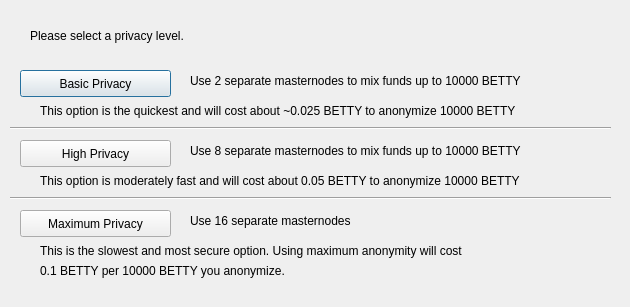
<?xml version="1.0" encoding="UTF-8"?>
<ui version="4.0">
 <class>ObfuscationConfig</class>
 <widget class="QDialog" name="ObfuscationConfig">
  <property name="geometry">
   <rect>
    <x>0</x>
    <y>0</y>
    <width>630</width>
    <height>307</height>
   </rect>
  </property>
  <property name="windowTitle">
   <string>Configure Obfuscation</string>
  </property>
  <widget class="QPushButton" name="buttonBasic">
   <property name="geometry">
    <rect>
     <x>20</x>
     <y>70</y>
     <width>151</width>
     <height>27</height>
    </rect>
   </property>
   <property name="text">
    <string>Basic Privacy</string>
   </property>
  </widget>
  <widget class="QPushButton" name="buttonHigh">
   <property name="geometry">
    <rect>
     <x>20</x>
     <y>140</y>
     <width>151</width>
     <height>27</height>
    </rect>
   </property>
   <property name="text">
    <string>High Privacy</string>
   </property>
  </widget>
  <widget class="QPushButton" name="buttonMax">
   <property name="geometry">
    <rect>
     <x>20</x>
     <y>210</y>
     <width>151</width>
     <height>27</height>
    </rect>
   </property>
   <property name="text">
    <string>Maximum Privacy</string>
   </property>
  </widget>
  <widget class="QLabel" name="label">
   <property name="geometry">
    <rect>
     <x>30</x>
     <y>20</y>
     <width>571</width>
     <height>31</height>
    </rect>
   </property>
   <property name="text">
    <string>Please select a privacy level.</string>
   </property>
  </widget>
  <widget class="QLabel" name="label_2">
   <property name="geometry">
    <rect>
     <x>190</x>
     <y>70</y>
     <width>421</width>
     <height>21</height>
    </rect>
   </property>
   <property name="text">
    <string>Use 2 separate masternodes to mix funds up to 10000 BETTY</string>
   </property>
  </widget>
  <widget class="QLabel" name="label_3">
   <property name="geometry">
    <rect>
     <x>190</x>
     <y>140</y>
     <width>411</width>
     <height>21</height>
    </rect>
   </property>
   <property name="text">
    <string>Use 8 separate masternodes to mix funds up to 10000 BETTY</string>
   </property>
  </widget>
  <widget class="QLabel" name="label_4">
   <property name="geometry">
    <rect>
     <x>190</x>
     <y>210</y>
     <width>421</width>
     <height>21</height>
    </rect>
   </property>
   <property name="text">
    <string>Use 16 separate masternodes</string>
   </property>
  </widget>
  <widget class="QLabel" name="label_6">
   <property name="geometry">
    <rect>
     <x>40</x>
     <y>100</y>
     <width>561</width>
     <height>21</height>
    </rect>
   </property>
   <property name="text">
    <string>This option is the quickest and will cost about ~0.025 BETTY to anonymize 10000 BETTY</string>
   </property>
  </widget>
  <widget class="QLabel" name="label_7">
   <property name="geometry">
    <rect>
     <x>40</x>
     <y>170</y>
     <width>561</width>
     <height>21</height>
    </rect>
   </property>
   <property name="text">
    <string>This option is moderately fast and will cost about 0.05 BETTY to anonymize 10000 BETTY</string>
   </property>
  </widget>
  <widget class="QLabel" name="label_8">
   <property name="geometry">
    <rect>
     <x>40</x>
     <y>240</y>
     <width>561</width>
     <height>21</height>
    </rect>
   </property>
   <property name="text">
    <string>This is the slowest and most secure option. Using maximum anonymity will cost</string>
   </property>
  </widget>
  <widget class="QLabel" name="label_9">
   <property name="geometry">
    <rect>
     <x>40</x>
     <y>260</y>
     <width>561</width>
     <height>21</height>
    </rect>
   </property>
   <property name="text">
    <string>0.1 BETTY per 10000 BETTY you anonymize.</string>
   </property>
  </widget>
  <widget class="Line" name="line">
   <property name="geometry">
    <rect>
     <x>10</x>
     <y>120</y>
     <width>601</width>
     <height>16</height>
    </rect>
   </property>
   <property name="orientation">
    <enum>Qt::Horizontal</enum>
   </property>
  </widget>
  <widget class="Line" name="line_2">
   <property name="geometry">
    <rect>
     <x>10</x>
     <y>190</y>
     <width>601</width>
     <height>16</height>
    </rect>
   </property>
   <property name="orientation">
    <enum>Qt::Horizontal</enum>
   </property>
  </widget>
 </widget>
 <resources/>
 <connections/>
</ui>
